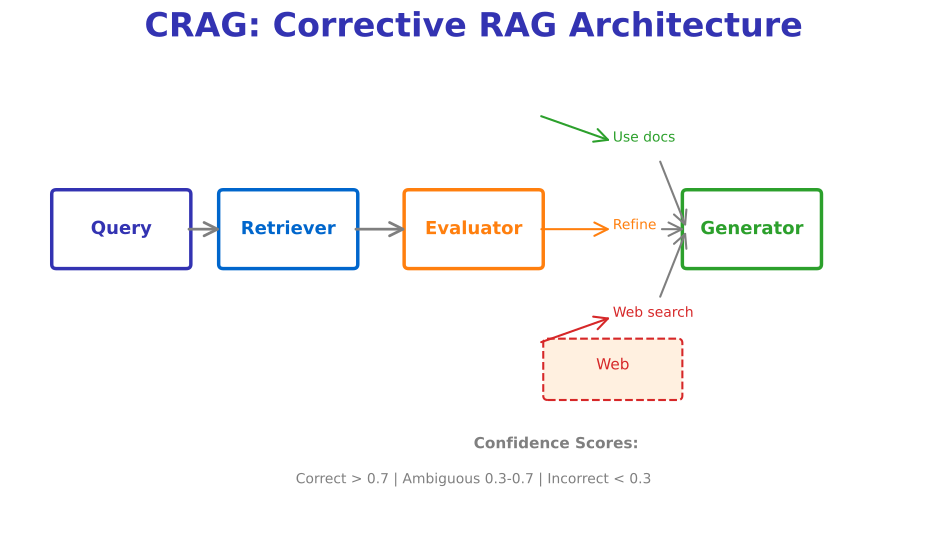

The Python source for this figure:
"""
CRAG (Corrective RAG) Architecture
Week 7 - Advanced RAG
"""

from pathlib import Path

import matplotlib.patches as mpatches
import matplotlib.pyplot as plt
import numpy as np
from matplotlib.patches import Circle, FancyBboxPatch

plt.rcParams.update(
    {
        "font.size": 24,
        "axes.labelsize": 24,
        "axes.titlesize": 26,
        "figure.figsize": (10, 6),
        "figure.dpi": 150,
        "font.family": "sans-serif",
    }
)

MLPURPLE = "#3333B2"
MLBLUE = "#0066CC"
MLORANGE = "#FF7F0E"
MLGREEN = "#2CA02C"
MLRED = "#D62728"
MLGRAY = "#7F7F7F"

fig, ax = plt.subplots(figsize=(10, 6))
ax.set_xlim(0, 10)
ax.set_ylim(0, 6)
ax.axis("off")

ax.text(
    5,
    5.7,
    "CRAG: Corrective RAG Architecture",
    fontsize=24,
    fontweight="bold",
    ha="center",
    color=MLPURPLE,
)

# Main flow
components = [
    (1.2, 3.5, "Query", MLPURPLE),
    (3.0, 3.5, "Retriever", MLBLUE),
    (5.0, 3.5, "Evaluator", MLORANGE),
    (8.0, 3.5, "Generator", MLGREEN),
]

for x, y, name, color in components:
    box = FancyBboxPatch(
        (x - 0.7, y - 0.4),
        1.4,
        0.8,
        boxstyle="round,pad=0.05",
        facecolor="white",
        edgecolor=color,
        linewidth=2.5,
    )
    ax.add_patch(box)
    ax.text(x, y, name, fontsize=13, ha="center", va="center", fontweight="bold", color=color)

# Main arrows
ax.annotate(
    "", xy=(2.3, 3.5), xytext=(1.9, 3.5), arrowprops=dict(arrowstyle="->", color=MLGRAY, lw=2)
)
ax.annotate(
    "", xy=(4.3, 3.5), xytext=(3.7, 3.5), arrowprops=dict(arrowstyle="->", color=MLGRAY, lw=2)
)

# Three evaluation outcomes
outcomes = [
    (5.0, 4.8, "Correct", MLGREEN, (6.5, 4.5), "Use docs"),
    (5.0, 3.5, "Ambiguous", MLORANGE, (6.5, 3.5), "Refine"),
    (5.0, 2.2, "Incorrect", MLRED, (6.5, 2.5), "Web search"),
]

for x, y, label, color, (tx, ty), action in outcomes:
    ax.annotate(
        "", xy=(tx, ty), xytext=(5.7, y), arrowprops=dict(arrowstyle="->", color=color, lw=1.5)
    )
    ax.text(tx, ty, action, fontsize=10, ha="left", color=color)

# Merge to generator
ax.annotate(
    "", xy=(7.3, 3.5), xytext=(7.0, 4.3), arrowprops=dict(arrowstyle="->", color=MLGRAY, lw=1.5)
)
ax.annotate(
    "", xy=(7.3, 3.5), xytext=(7.0, 3.5), arrowprops=dict(arrowstyle="->", color=MLGRAY, lw=1.5)
)
ax.annotate(
    "", xy=(7.3, 3.5), xytext=(7.0, 2.7), arrowprops=dict(arrowstyle="->", color=MLGRAY, lw=1.5)
)

# Web search box
web_box = FancyBboxPatch(
    (5.8, 1.6),
    1.4,
    0.6,
    boxstyle="round,pad=0.05",
    facecolor="#FFF0E0",
    edgecolor=MLRED,
    linewidth=1.5,
    linestyle="--",
)
ax.add_patch(web_box)
ax.text(6.5, 1.9, "Web", fontsize=11, ha="center", color=MLRED)

# Evaluation scores
ax.text(5.0, 1.0, "Confidence Scores:", fontsize=11, fontweight="bold", color=MLGRAY)
ax.text(
    5.0,
    0.6,
    "Correct > 0.7 | Ambiguous 0.3-0.7 | Incorrect < 0.3",
    fontsize=10,
    ha="center",
    color=MLGRAY,
)

plt.tight_layout()
plt.savefig(Path(__file__).parent / "crag_architecture.pdf", dpi=300, bbox_inches="tight", facecolor="white")
plt.close()
print(f"Chart saved to {Path(__file__).parent / 'crag_architecture.pdf'}")
